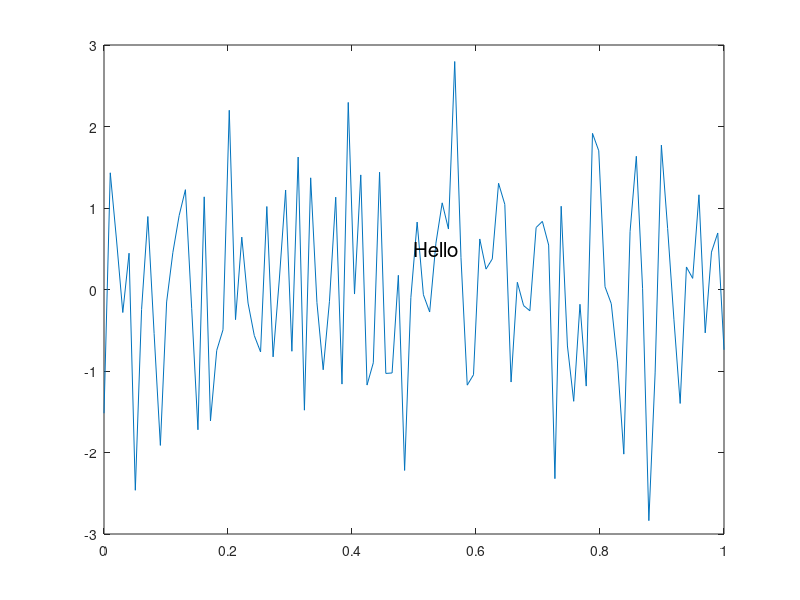

Write MATLAB code to recreate this figure.
function result = test_textproperties_010
result = false;
a = figure;
plot(linspace(0,1),randn(1,100));
t = text(0.5,0.5,'Hello')
drawnow;
set(t,'fontsize',15);
drawnow;
close(a);
result = true;
